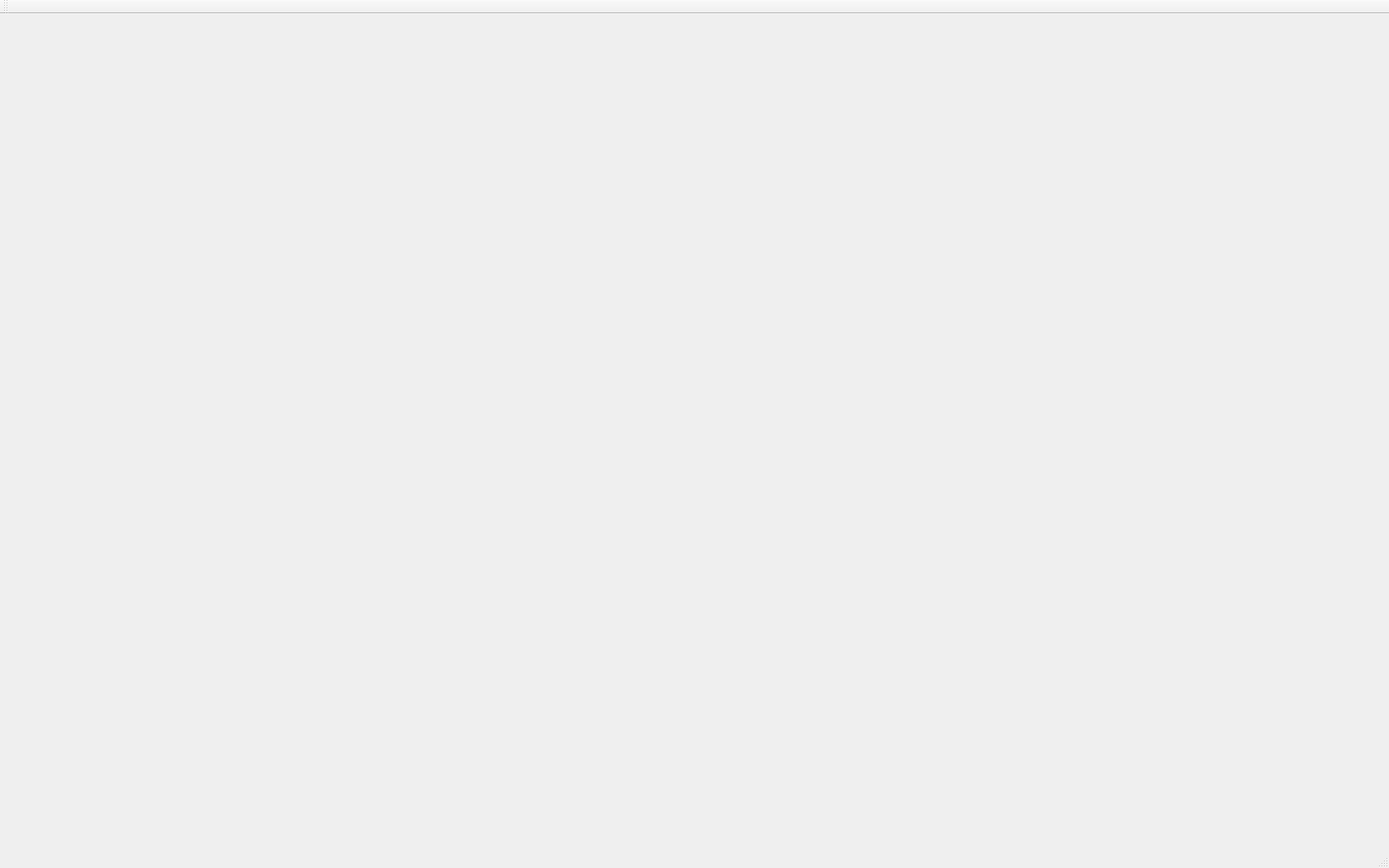
<?xml version="1.0" encoding="UTF-8"?>
<ui version="4.0">
 <class>MainWindow</class>
 <widget class="QMainWindow" name="MainWindow">
  <property name="geometry">
   <rect>
    <x>0</x>
    <y>0</y>
    <width>1680</width>
    <height>1050</height>
   </rect>
  </property>
  <property name="minimumSize">
   <size>
    <width>1680</width>
    <height>1050</height>
   </size>
  </property>
  <property name="windowTitle">
   <string>MainWindow</string>
  </property>
  <widget class="QWidget" name="centralWidget">
   <widget class="QWidget" name="gridLayoutWidget">
    <property name="geometry">
     <rect>
      <x>0</x>
      <y>0</y>
      <width>1282</width>
      <height>722</height>
     </rect>
    </property>
    <layout class="QGridLayout" name="gridLayout">
     <item row="0" column="0">
      <widget class="QWidget" name="widget" native="true">
       <property name="minimumSize">
        <size>
         <width>1280</width>
         <height>720</height>
        </size>
       </property>
       <property name="maximumSize">
        <size>
         <width>1280</width>
         <height>720</height>
        </size>
       </property>
      </widget>
     </item>
    </layout>
   </widget>
  </widget>
  <widget class="QMenuBar" name="menuBar">
   <property name="geometry">
    <rect>
     <x>0</x>
     <y>0</y>
     <width>1680</width>
     <height>30</height>
    </rect>
   </property>
  </widget>
  <widget class="QToolBar" name="mainToolBar">
   <attribute name="toolBarArea">
    <enum>TopToolBarArea</enum>
   </attribute>
   <attribute name="toolBarBreak">
    <bool>false</bool>
   </attribute>
  </widget>
  <widget class="QStatusBar" name="statusBar"/>
 </widget>
 <layoutdefault spacing="6" margin="11"/>
 <resources/>
 <connections/>
</ui>
